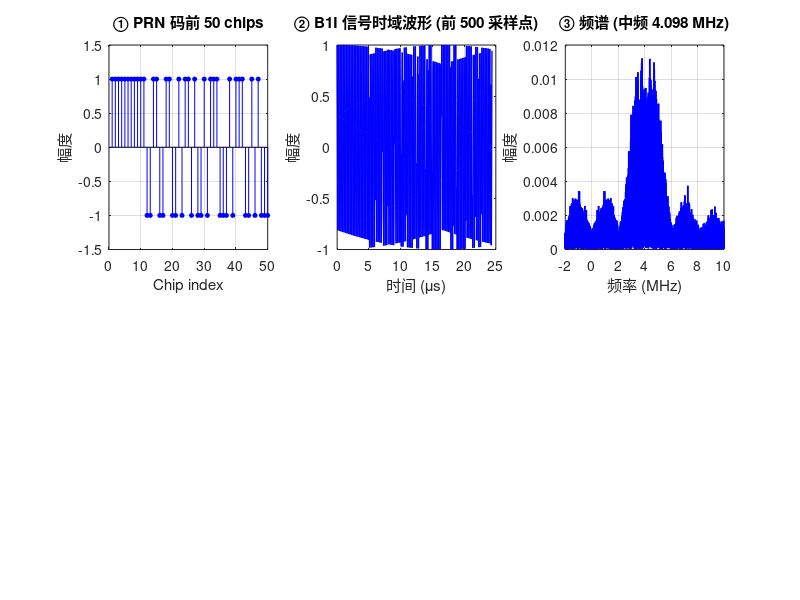

MATLAB code for this plot: (Note: this script raises an error after producing the figure.)
%% ============================================================
%  北斗 B1I 抗干扰仿真系统
%  Beidou B1I Anti-Jamming Simulation System
%
%  功能说明：
%    模拟北斗 B1I 卫星信号，构建三种典型干扰环境
%    （窄带连续波、宽带噪声、脉冲干扰），实现三种
%    对应抗干扰算法，并进行量化性能评估。
%
%  运行方法：MATLAB 中直接 F5 运行
%  依赖工具箱：Signal Processing Toolbox
%
%  适合人群：
%    - 北斗导航芯片/算法岗位面试作品
%    - GNSS 抗干扰技术学习者
%    - 卫星定位系统仿真入门
%
%  Version 1.0  |  2026-07
% ============================================================

clear; close all; clc;
rng(42);  % 固定随机种子，确保每次运行结果可复现
          % Fix random seed for reproducible results

fprintf('\n');
fprintf('╔══════════════════════════════════════════════╗\n');
fprintf('║    北斗 B1I 抗干扰仿真系统                    ║\n');
fprintf('║    Beidou B1I Anti-Jamming Simulation        ║\n');
fprintf('╚══════════════════════════════════════════════╝\n\n');

%% ============================================================
%  第 1 部分：系统参数配置
%  Part 1: System Parameter Configuration
%
%  ★ 所有可调参数集中在这里，方便快速修改场景
%  All tunable parameters are centralized here
% ============================================================
fprintf('▶ [1/6] 系统参数配置\n');

% ── 北斗 B1I 信号真实参数 ──
%  Beidou B1I is the open-service signal on B1 band (1561.098 MHz)
%  We simulate at a lower intermediate frequency (IF) after downconversion
IF          = 4.098e6;      % 中频 Intermediate Frequency      [Hz]
                             % 真实载波 1561.098 MHz → 下变频到 4.098 MHz
code_rate   = 2.046e6;      % 码速率 Code rate  [chip/s]
code_len    = 2046;          % PRN 码长度 Code length [chips]
code_period = 1e-3;          % 码周期 Code period = 2046/2.046e6 [s]
data_rate   = 50;            % 导航电文速率 Data rate [bps]

% ── 仿真采样参数 ──
Fs = 20.46e6;                % 采样率 Sampling rate  [Hz]
                              % 20.46 MHz = 10 × code_rate
                              % 满足奈奎斯特定理（> 2 × IF = 8.196 MHz）
Ts = 1/Fs;                   % 采样间隔 Sampling interval [s]
sim_ms = 2;                  % 仿真时长 Simulation length [ms]
sim_time = sim_ms * 1e-3;    % 转秒 [s]
n_samples = round(Fs * sim_time);  % 总采样点数

% ── 干扰参数 Jamming Parameters ──
%  干信比 JSR = 10*log10(P_jammer / P_signal)
JSR_CW_dB   = 30;    % 窄带连续波干扰 (CW) 干信比 [dB]
JSR_WB_dB   = 25;    % 宽带噪声干扰 (Wideband) 干信比 [dB]
JSR_Pulse_dB = 35;   % 脉冲干扰 (Pulse) 干信比 [dB]

%  窄带干扰：频率偏置
jam_freq_offset = 0.3e6;     % 干扰频率 = IF + jam_freq_offset [Hz]

%  宽带干扰：噪声带宽
wb_bw = 4e6;                 % 宽带噪声带宽 [Hz] (约 2× 码速率)

%  脉冲干扰：周期性高功率短脉冲
pulse_duty = 0.05;           % 占空比 Duty cycle (5%)
pulse_period = 0.5e-3;       % 脉冲周期 Pulse period [s]

% ── 抗干扰算法参数 ──
%  Adaptive Notch Filter
mu_notch = 0.01;             % LMS 步长 (控制收敛速度与稳态误差)

%  Frequency Domain Excision
excise_factor = 3.0;         % 阈值因子 = mean + excise_factor × std

%  Pulse Blanking
blank_factor  = 4.0;         % 脉冲检测阈值因子
smooth_win    = 5;           % 平滑窗长度

fprintf('  ✅ 采样率 Fs = %.2f MHz\n', Fs/1e6);
fprintf('  ✅ 中频 IF  = %.3f MHz  (真实载波 1561.098 MHz 下变频)\n', IF/1e6);
fprintf('  ✅ 码速率    = %.3f Mcps  |  码长 %d chips  |  周期 %d ms\n', ...
        code_rate/1e6, code_len, round(code_period*1e3));
fprintf('  ✅ 仿真时长  = %d ms  (%d 采样点)\n', sim_ms, n_samples);
fprintf('  ✅ 干信比    |  CW: %ddB  |  宽带: %ddB  |  脉冲: %ddB\n\n', ...
        JSR_CW_dB, JSR_WB_dB, JSR_Pulse_dB);


%% ============================================================
%  第 2 部分：北斗 B1I 信号生成
%  Part 2: Beidou B1I Signal Generation
%
%  流程：PRN 码生成 → BPSK 调制 → 功率归一化
% ============================================================
fprintf('▶ [2/6] 北斗 B1I 信号生成\n');

% ── 2.1 生成 PRN 码 ──
%  B1I 使用 2046 位 Gold 码，这里用 m 序列近似
%  m-sequence generated by LFSR with primitive polynomial x^11 + x^2 + 1
%  This produces a 2^11 - 1 = 2047 chip sequence, truncated to 2046
n_stages = 11;
lfsr = ones(1, n_stages);     % LFSR 初始状态全 1
mseq_len = 2^n_stages - 1;    % 2047
mseq = zeros(1, mseq_len);

for i = 1:mseq_len
    mseq(i) = lfsr(end);      % 输出最后一级
    % 反馈多项式: x^11 + x^2 + 1 → 取第 11 级和第 2 级异或
    fb = xor(lfsr(end), lfsr(2));
    lfsr = [fb, lfsr(1:end-1)];  % 右移
end

% 转为 ±1 序列并截取 2046 位（B1I 标准长度）
prn_chips = 2 * (mseq(1:code_len) > 0.5) - 1;

% ── 2.2 上采样到采样率 ──
%  PRN 码是码片序列，每个码片持续 Tc = 1/code_rate
%  需要将序列映射到采样时间轴上
samples_per_chip = Fs / code_rate;  % 每码片采样点数 ≈ 10

% 生成完整的时间轴
t = (0:n_samples-1) * Ts;

% 将码片序列重复至覆盖仿真的 2 个码周期
num_periods = ceil(sim_time / code_period);
code_seq = repmat(prn_chips, 1, num_periods);

% 码片级时间轴（0 ~ num_periods*code_len 个码片）
chip_time = (0:num_periods*code_len-1) / code_rate;

% 将码片序列插值到采样时间轴
% 使用 'extrap' 确保边界值不返回 NaN
% （t 的最后几个采样点可能略超出 chip_time 范围，
%   不加 extrap 会导致 NaN → 全信号变 NaN → 信号功率=NaN）
code_signal = interp1(chip_time, code_seq, t, 'nearest', 'extrap');
% 使用 'nearest' 保持方波形（BPSK 是硬切换）

% ── 2.3 BPSK 调制到中频 ──
%  B1I 采用 QPSK 调制，我们简化为 BPSK（原理相同）
%  s(t) = A · d(t) · c(t) · cos(2π·f_IF·t)
%  其中 d(t) 是导航电文（本仿真设 d(t)=1，即导频信号）
carrier = cos(2*pi*IF * t);
signal_clean = code_signal .* carrier;  % BPSK 调制

% ── 2.4 信号功率归一化 ──
%  计算信号功率，方便后续按 JSR 添加干扰
signal_power = mean(signal_clean.^2);
fprintf('  ✅ PRN 码生成完成  (2046 chips, m-sequence)\n');
fprintf('  ✅ BPSK 调制完成  (IF = %.3f MHz)\n', IF/1e6);
fprintf('  ✅ 信号功率 = %.2e  (归一化基准)\n\n', signal_power);

% ── 图 1：B1I 信号时域与频域特性 ──
figure('Name', '北斗 B1I 信号特性', 'Position', [100, 100, 1200, 500]);

subplot(2,3,1);
stem(prn_chips(1:50), 'b-', 'MarkerFaceColor', 'b', 'MarkerSize', 3);
title('① PRN 码前 50 chips');
xlabel('Chip index'); ylabel('幅度');
ylim([-1.5, 1.5]); grid on;

subplot(2,3,2);
% 画时域信号前 500 点（看清楚 BPSK 相位跳变）
plot(t(1:500)*1e6, signal_clean(1:500), 'b-', 'LineWidth', 1.0);
title('② B1I 信号时域波形 (前 500 采样点)');
xlabel('时间 (μs)'); ylabel('幅度');
grid on;

subplot(2,3,3);
% FFT 频谱
N_fft = 2^nextpow2(n_samples);
X_clean = fft(signal_clean, N_fft);
f_axis = (-N_fft/2:N_fft/2-1) * Fs / N_fft;
X_clean_shift = fftshift(X_clean);
plot(f_axis/1e6, abs(X_clean_shift)/N_fft, 'b-', 'LineWidth', 1.2);
title('③ 频谱 (中频 4.098 MHz)');
xlabel('频率 (MHz)'); ylabel('幅度');
xlim([-2, 10]); grid on;
xline(IF/1e6, 'r--', 'IF=4.098MHz', 'LabelOrientation', 'horizontal');
xline(-IF/1e6, 'r--', 'LabelOrientation', 'horizontal');

subplot(2,3,4);
% PRN 码自相关
[autocorr, lags] = xcorr(prn_chips, prn_chips, 'normalized');
plot(lags, autocorr, 'b-', 'LineWidth', 1.5);
title('④ PRN 码自相关特性');
xlabel('偏移 (chips)'); ylabel('相关值');
xlim([-100, 100]); grid on;

subplot(2,3,5);
% 循环谱密度（中频附近放大）
zoom_range = f_axis >= IF - 2e6 & f_axis <= IF + 2e6;
f_zoom = f_axis(zoom_range);
spec_zoom = abs(X_clean_shift(zoom_range))/N_fft;
plot(f_zoom/1e6, spec_zoom, 'b-', 'LineWidth', 1.5);
title('⑤ 中频附近频谱细节');
xlabel('频率 (MHz)'); ylabel('幅度');
grid on;
xline(IF/1e6, 'r--', 'IF', 'LabelOrientation', 'horizontal');

subplot(2,3,6);
% 星座图（I/Q 分量）
sig_hilbert = hilbert(signal_clean);
plot(real(sig_hilbert(1:2000)), imag(sig_hilbert(1:2000)), 'b.', 'MarkerSize', 2);
title('⑥ BPSK 星座图 (I/Q)');
xlabel('同相 I'); ylabel('正交 Q');
axis equal; grid on;
xlim([-1.5, 1.5]); ylim([-1.5, 1.5]);

% 兼容旧版 MATLAB（R2018a 以下无 sgtitle）
if ~verLessThan('matlab', '9.4')  % R2018a = 9.4
    sgtitle('北斗 B1I 信号特性分析 (Beidou B1I Signal Characteristics)', ...
             'FontSize', 13, 'FontWeight', 'bold');
else
    suptitle('北斗 B1I 信号特性分析 (Beidou B1I Signal Characteristics)');
end


%% ============================================================
%  第 3 部分：三种干扰信号模型
%  Part 3: Interference Signal Models
%
%  模拟三种典型压制式干扰：
%    (a) 窄带连续波 CW — 瞄准式干扰，能量集中
%    (b) 宽带噪声 — 阻塞式干扰，覆盖整个频带
%    (c) 脉冲干扰 — 周期性大功率短脉冲
% ============================================================
fprintf('▶ [3/6] 干扰信号生成\n');

% ── 3.1 窄带连续波干扰 (CW) ──
%  模拟敌方瞄准式干扰机，频率对准北斗信号频段
jam_freq_cw = IF + jam_freq_offset;  % 干扰频率
jam_amp_cw = sqrt(10^(JSR_CW_dB/10) * signal_power * 2);
   % 幅度计算：JSR(dB) = 10*log10(P_jam/P_sig)
   % 对于正弦波 sin(2πft)，功率 = A²/2
   % 所以 A = sqrt(2 * P_jam) = sqrt(2 * P_sig * 10^(JSR/10))
jam_cw = jam_amp_cw * sin(2*pi*jam_freq_cw * t);

% ── 3.2 宽带噪声干扰 ──
%  模拟阻塞式干扰，用带限高斯白噪声
%  带宽覆盖信号主瓣（约 2× 码速率 = 4.092 MHz）
noise_white = randn(1, n_samples);  % 高斯白噪声
% 用 FIR 带通滤波器限带
[b_wb, a_wb] = butter(4, ...
    [IF - wb_bw/2, IF + wb_bw/2] / (Fs/2), 'bandpass');
jam_wideband_raw = filter(b_wb, a_wb, noise_white);
jam_wideband_raw = jam_wideband_raw / sqrt(mean(jam_wideband_raw.^2));
   % 功率归一化
jam_amp_wb = sqrt(10^(JSR_WB_dB/10) * signal_power);
jam_wideband = jam_amp_wb * jam_wideband_raw;

% ── 3.3 脉冲干扰 ──
%  模拟周期性高功率脉冲，在短时间内释放极大能量
%  用来压制接收机前端，使其饱和
pulse_on_samples = round(pulse_duty * pulse_period / Ts);       % 脉冲持续采样数
pulse_off_samples = round((1 - pulse_duty) * pulse_period / Ts); % 间隔采样数
pulse_one_period = [ones(1, pulse_on_samples), zeros(1, pulse_off_samples)];
pulse_train = repmat(pulse_one_period, 1, ...
    ceil(n_samples / length(pulse_one_period)));
pulse_train = pulse_train(1:n_samples);  % 截断到仿真长度

jam_amp_pulse = sqrt(10^(JSR_Pulse_dB/10) * signal_power);
jam_pulse = jam_amp_pulse * pulse_train .* randn(1, n_samples);
   % 脉冲内填充白噪声（模拟噪声脉冲）

fprintf('  ✅ CW 干扰    |  频率 %.3f MHz  |  JSR = %d dB\n', ...
        jam_freq_cw/1e6, JSR_CW_dB);
fprintf('  ✅ 宽带干扰   |  带宽 %d MHz (中频附近)  |  JSR = %d dB\n', ...
        wb_bw/1e6, JSR_WB_dB);
fprintf('  ✅ 脉冲干扰   |  占空比 %.0f%%  |  周期 %.1f ms  |  JSR = %d dB\n\n', ...
        pulse_duty*100, pulse_period*1e3, JSR_Pulse_dB);

% ── 图 2：三种干扰信号的时域和频域特性 ──
figure('Name', '三种干扰信号特性', 'Position', [100, 100, 1200, 700]);

% 时域波形（3 行）
plot_idx = 1;
for jammer = {'CW', 'Wideband', 'Pulse'}
    jam_signal = eval(['jam_' lower(jammer{1})]);
    
    subplot(3, 2, plot_idx);
    plot(t(1:2000)*1e6, jam_signal(1:2000), 'r-', 'LineWidth', 0.8);
    title(sprintf('(%s) 时域波形', jammer{1}));
    xlabel('时间 (μs)'); ylabel('幅度');
    grid on;
    
    subplot(3, 2, plot_idx+1);
    X_jam = fftshift(fft(jam_signal, N_fft));
    plot(f_axis/1e6, abs(X_jam)/N_fft, 'r-', 'LineWidth', 1.0);
    title(sprintf('(%s) 频谱', jammer{1}));
    xlabel('频率 (MHz)'); ylabel('幅度');
    xlim([-2, 10]); grid on;
    
    plot_idx = plot_idx + 2;
end

if ~verLessThan('matlab', '9.4')
    sgtitle('三种压制式干扰信号 (Three Types of Jamming Signals)', ...
            'FontSize', 13, 'FontWeight', 'bold');
else
    suptitle('三种压制式干扰信号 (Three Types of Jamming Signals)');
end


%% ============================================================
%  第 4 部分：干扰对信号捕获的影响
%  Part 4: Impact of Jamming on Signal Acquisition
%
%  卫星导航接收机通过 PRN 码相关来捕获卫星
%  干扰会降低相关峰信噪比，严重时导致捕获失败
%  相关峰衰减量 = 20*log10(峰值_干扰 / 峰值_干净)
% ============================================================
fprintf('▶ [4/6] 干扰对捕获性能的影响分析\n');

% ── 构建三种含干扰信号 ──
rx_cw    = signal_clean + jam_cw;         % 含窄带干扰
rx_wb    = signal_clean + jam_wideband;   % 含宽带干扰
rx_pulse = signal_clean + jam_pulse;      % 含脉冲干扰

% ── 本地 PRN 码参考 (用于相关) ──
%  接收机本地生成相同的 PRN 码，上采样到采样率
%  ★ 注意：必须也乘上同频载波，因为 signal_clean 是 BPSK 调制信号
%    如果直接用 baseband 码和 BPSK 信号做相关，结果≈0（载波平均掉了）
%    这就是之前 Figure 3 空白的根本原因！
	local_code = interp1(chip_time, code_seq, t, 'nearest', 'extrap');
local_ref  = local_code .* carrier;  % 本地参考 = PRN码 × 同频载波

% ── 计算相关峰 ──
%  用 xcorr 计算接收信号与本地码的相关
%  归一化到 [0,1] 范围方便对比
[corr_clean, lags] = xcorr(signal_clean, local_ref, 'normalized');
corr_cw    = xcorr(rx_cw,    local_ref, 'normalized');
corr_wb    = xcorr(rx_wb,    local_ref, 'normalized');
corr_pulse = xcorr(rx_pulse, local_ref, 'normalized');

lags_us = lags / Fs * 1e6;  % 转为微秒

% ── 提取峰值 ──
peak_clean = max(abs(corr_clean));
peak_cw    = max(abs(corr_cw));
peak_wb    = max(abs(corr_wb));
peak_pulse = max(abs(corr_pulse));

% 计算衰减 (dB)
atten_cw    = 20*log10(peak_cw / peak_clean);
atten_wb    = 20*log10(peak_wb / peak_clean);
atten_pulse = 20*log10(peak_pulse / peak_clean);

fprintf('  📊 相关峰衰减 (负值表示相关峰降低):\n');
fprintf('     - 干净信号:  峰值 = %.4f  (基准)\n', peak_clean);
fprintf('     - +CW 干扰:  峰值 = %.4f  |  衰减 %.1f dB\n', peak_cw, atten_cw);
fprintf('     - +宽带干扰: 峰值 = %.4f  |  衰减 %.1f dB\n', peak_wb, atten_wb);
fprintf('     - +脉冲干扰: 峰值 = %.4f  |  衰减 %.1f dB\n\n', peak_pulse, atten_pulse);

% ── 图 3：四种场景的相关峰对比 ──
figure('Name', '干扰对相关峰的影响', 'Position', [100, 100, 1000, 700]);

% 先画干净信号的相关峰（基准）
subplot(2,2,1);
plot(lags_us, abs(corr_clean), 'b-', 'LineWidth', 1.5);
title(sprintf('① 干净信号 (基准)  峰值 = %.3f', peak_clean));
xlabel('时延 (μs)'); ylabel('归一化相关值');
xlim([-20, 20]); grid on;

subplot(2,2,2);
plot(lags_us, abs(corr_cw), 'r-', 'LineWidth', 1.5);
title(sprintf('② + CW 窄带干扰  衰减 %.1f dB', atten_cw));
xlabel('时延 (μs)'); ylabel('归一化相关值');
xlim([-20, 20]); grid on;

subplot(2,2,3);
plot(lags_us, abs(corr_wb), 'r-', 'LineWidth', 1.5);
title(sprintf('③ + 宽带噪声干扰  衰减 %.1f dB', atten_wb));
xlabel('时延 (μs)'); ylabel('归一化相关值');
xlim([-20, 20]); grid on;

subplot(2,2,4);
plot(lags_us, abs(corr_pulse), 'r-', 'LineWidth', 1.5);
title(sprintf('④ + 脉冲干扰  衰减 %.1f dB', atten_pulse));
xlabel('时延 (μs)'); ylabel('归一化相关值');
xlim([-20, 20]); grid on;

if ~verLessThan('matlab', '9.4')
    sgtitle('干扰对 PRN 码相关峰的影响 (Impact of Jamming on Correlation Peak)', ...
            'FontSize', 13, 'FontWeight', 'bold');
else
    suptitle('干扰对 PRN 码相关峰的影响 (Impact of Jamming on Correlation Peak)');
end


%% ============================================================
%  第 5 部分：抗干扰算法实现
%  Part 5: Anti-Jamming Algorithms
%
%  针对三种干扰类型，实现对应的抗干扰算法：
%   (a) 自适应陷波器   → 抑制窄带 CW 干扰
%   (b) 频域阈值抑制   → 抑制宽带噪声干扰
%   (c) 脉冲消隐       → 抑制脉冲干扰
% ============================================================
fprintf('▶ [5/6] 抗干扰算法实现\n');

% ══════════════════════════════════════════════════════════
%  5.1 自适应陷波器 (Adaptive Notch Filter)
%      对抗干扰类型：窄带连续波 (CW)
%
%  原理：利用 LMS 算法自适应跟踪干扰频率，生成
%        与干扰幅度相等、相位相反的信号来抵消干扰。
%  结构：2 权重 LMS 滤波器
%        参考输入：cos(ω_n) 和 sin(ω_n)（由 FFT 估计频率）
%        期望响应：接收信号
%        误差输出：抗干扰后的信号
% ══════════════════════════════════════════════════════════
fprintf('  → 5.1 自适应陷波器 (对抗窄带 CW 干扰)\n');

% 步骤1：从 FFT 估计干扰频率
X_rx_cw = fftshift(fft(rx_cw, N_fft));
X_mag = abs(X_rx_cw) / N_fft;
[~, peak_bin] = max(X_mag);
freq_est = f_axis(peak_bin);  % 估计的干扰频率
fprintf('     干扰频率估计: 真实 %.3f MHz → 估计 %.3f MHz\n', ...
        jam_freq_cw/1e6, freq_est/1e6);

% 步骤2：生成参考信号
omega = 2*pi * freq_est;
ref_cos = cos(omega * t);
ref_sin = sin(omega * t);

% 步骤3：LMS 自适应滤波
w_cos = 0; w_sin = 0;  % 权重初始值
notch_out = zeros(1, n_samples);

for n = 1:n_samples
    % 干扰估计
    jam_est = w_cos * ref_cos(n) + w_sin * ref_sin(n);
    % 误差 = 抗干扰后信号
    e = rx_cw(n) - jam_est;
    notch_out(n) = e;
    % LMS 权重更新
    w_cos = w_cos + mu_notch * e * ref_cos(n);
    w_sin = w_sin + mu_notch * e * ref_sin(n);
end

% 评估陷波效果
corr_notch = xcorr(notch_out, local_ref, 'normalized');
peak_notch = max(abs(corr_notch));
atten_notch = 20*log10(peak_notch / peak_clean);
cw_improvement = atten_notch - atten_cw;  % 改善量 (dB)

fprintf('     相关峰恢复: 干扰前 %.3f → 抗干扰后 %.3f\n', peak_cw, peak_notch);
fprintf('     改善量: %.1f dB  (从 %.1f dB 到 %.1f dB)\n\n', ...
        cw_improvement, atten_cw, atten_notch);


% ══════════════════════════════════════════════════════════
%  5.2 频域阈值抑制 (Frequency Domain Excision)
%      对抗干扰类型：宽带噪声干扰
%
%  原理：变换到频域后，将功率超过阈值的频点置零，
%        再变换回时域。宽带干扰功率分布在多个频点，
%        通过阈值检测识别并切除受污染严重的频段。
% ══════════════════════════════════════════════════════════
fprintf('  → 5.2 频域阈值抑制 (对抗宽带噪声干扰)\n');

% 步骤1：FFT 到频域
%  注意：工程实现中会用加窗+重叠保留法(Overlap-Save)来避免
%  时域失真。这里为简化演示，使用不加窗整帧 FFT + IFFT，
%  对噪声类干扰仍能有效抑制。
X_wb = fftshift(fft(rx_wb, N_fft));

% 步骤3：功率谱与阈值
power_spec = abs(X_wb).^2 / N_fft;
spec_mean = mean(power_spec);
spec_std  = std(power_spec);
threshold = spec_mean + excise_factor * spec_std;

% 步骤4：找到超阈值频点并记录
excise_mask = power_spec > threshold;
n_excised = sum(excise_mask);
fprintf('     阈值 = mean + %.1f×std = %.2e\n', excise_factor, threshold);
fprintf('     切除频点数: %d / %d (%.1f%%)\n', ...
        n_excised, N_fft, n_excised/N_fft*100);

% 步骤5：频域置零（切除干扰） 保留直流分量
X_wb_excised = X_wb;
X_wb_excised(excise_mask) = 0;

% 步骤6：IFFT 回时域
wb_excised = real(ifft(ifftshift(X_wb_excised), N_fft));
wb_excised = wb_excised(1:n_samples);

% 评估频域抑制效果
corr_wb_excised = xcorr(wb_excised, local_ref, 'normalized');
peak_wb_excised = max(abs(corr_wb_excised));
atten_wb_excised = 20*log10(peak_wb_excised / peak_clean);
wb_improvement = atten_wb_excised - atten_wb;

fprintf('     相关峰恢复: 干扰前 %.3f → 抗干扰后 %.3f\n', peak_wb, peak_wb_excised);
fprintf('     改善量: %.1f dB  (从 %.1f dB 到 %.1f dB)\n\n', ...
        wb_improvement, atten_wb, atten_wb_excised);


% ══════════════════════════════════════════════════════════
%  5.3 脉冲消隐 (Pulse Blanking)
%      对抗干扰类型：脉冲干扰
%
%  原理：检测信号中的高功率脉冲，将受污染时段的
%        采样值置零（消隐），保留无脉冲时段的有效信号。
%        常用方法：短时能量检测 + 自适应阈值。
% ══════════════════════════════════════════════════════════
fprintf('  → 5.3 脉冲消隐 (对抗脉冲干扰)\n');

% 步骤1：计算短时能量（滑动窗口）
window_len = round(Fs * 2e-6);  % 2μs 窗（亚码片尺度）
energy = conv(rx_pulse.^2, ones(1, window_len)/window_len, 'same');

% 步骤2：用中值 + MAD 设定稳健阈值（抗异常值）
energy_median = median(energy);
energy_mad = median(abs(energy - energy_median));
blank_threshold = energy_median + blank_factor * energy_mad * 1.4826;
   % 1.4826 使 MAD 逼近高斯分布的标准差

% 步骤3：生成消隐掩码
blank_mask = energy > blank_threshold;
n_blanked = sum(blank_mask);
fprintf('     阈值 (中值 + %.1f×MAD) = %.2e\n', blank_factor, blank_threshold);
fprintf('     消隐采样点: %d / %d (%.1f%%)\n', ...
        n_blanked, n_samples, n_blanked/n_samples*100);

% 步骤4：应用平滑过渡避免瞬态
smooth_kernel = ones(1, smooth_win) / smooth_win;
blank_mask_smooth = conv(double(blank_mask), smooth_kernel, 'same') > 0.5;

% 步骤5：脉冲消隐
pulse_blanked = rx_pulse;
pulse_blanked(blank_mask_smooth) = 0;

% 评估脉冲消隐效果
corr_blanked = xcorr(pulse_blanked, local_ref, 'normalized');
peak_blanked = max(abs(corr_blanked));
atten_blanked = 20*log10(peak_blanked / peak_clean);
pulse_improvement = atten_blanked - atten_pulse;

fprintf('     相关峰恢复: 干扰前 %.3f → 抗干扰后 %.3f\n', peak_pulse, peak_blanked);
fprintf('     改善量: %.1f dB  (从 %.1f dB 到 %.1f dB)\n\n', ...
        pulse_improvement, atten_pulse, atten_blanked);


% ── 图 4：三种抗干扰算法效果对比 ──
figure('Name', '抗干扰算法效果', 'Position', [100, 100, 1400, 800]);

% 第1行：时域波形对比（只取部分点）
n_plot = 1500;  % 显示点数
t_plot = t(1:n_plot) * 1e6;

% --- 自适应陷波器 ---
subplot(3,3,1);
plot(t_plot, rx_cw(1:n_plot), 'r-', 'LineWidth', 0.6);
title(sprintf('窄带干扰 (CW) 时域 (JSR=%ddB)', JSR_CW_dB));
ylabel('幅度'); grid on;
xlim([0, max(t_plot)]);

subplot(3,3,2);
plot(t_plot, notch_out(1:n_plot), 'b-', 'LineWidth', 0.8);
title(sprintf('陷波器输出  |  改善 %.1f dB', cw_improvement));
ylabel('幅度'); grid on;
xlim([0, max(t_plot)]);

subplot(3,3,3);
plot(lags_us, abs(corr_cw), 'r--', 'LineWidth', 1.0); hold on;
plot(lags_us, abs(corr_notch), 'b-', 'LineWidth', 1.5);
legend('干扰后', '陷波后', 'Location', 'northeast');
title('相关峰恢复对比');
xlabel('时延 (μs)'); ylabel('归一化相关');
xlim([-20, 20]); grid on;

% --- 频域抑制 ---
subplot(3,3,4);
plot(t_plot, rx_wb(1:n_plot), 'r-', 'LineWidth', 0.6);
title(sprintf('宽带干扰 时域 (JSR=%ddB)', JSR_WB_dB));
ylabel('幅度'); grid on;
xlim([0, max(t_plot)]);

subplot(3,3,5);
plot(t_plot, wb_excised(1:n_plot), 'b-', 'LineWidth', 0.8);
title(sprintf('频域抑制输出  |  改善 %.1f dB', wb_improvement));
ylabel('幅度'); grid on;
xlim([0, max(t_plot)]);

% 频域抑制前后频谱对比
subplot(3,3,6);
X_after_wb = fftshift(fft(wb_excised, N_fft));
plot(f_axis/1e6, abs(X_wb)/N_fft, 'r--', 'LineWidth', 0.8); hold on;
plot(f_axis/1e6, abs(X_after_wb)/N_fft, 'b-', 'LineWidth', 1.0);
legend('抑制前', '抑制后', 'Location', 'northeast');
title('频域抑制 前后频谱');
xlabel('频率 (MHz)'); ylabel('幅度');
xlim([-2, 10]); grid on;

% --- 脉冲消隐 ---
subplot(3,3,7);
plot(t_plot, rx_pulse(1:n_plot), 'r-', 'LineWidth', 0.6);
title(sprintf('脉冲干扰 时域 (JSR=%ddB)', JSR_Pulse_dB));
ylabel('幅度'); grid on;
xlim([0, max(t_plot)]);

subplot(3,3,8);
plot(t_plot, pulse_blanked(1:n_plot), 'b-', 'LineWidth', 0.8);
title(sprintf('脉冲消隐输出  |  改善 %.1f dB', pulse_improvement));
ylabel('幅度'); grid on;
xlim([0, max(t_plot)]);

% 消隐掩码展示
subplot(3,3,9);
plot(lags_us, abs(corr_pulse), 'r--', 'LineWidth', 1.0); hold on;
plot(lags_us, abs(corr_blanked), 'b-', 'LineWidth', 1.5);
legend('干扰后', '消隐后', 'Location', 'northeast');
title('相关峰恢复对比');
xlabel('时延 (μs)'); ylabel('归一化相关');
xlim([-20, 20]); grid on;

if ~verLessThan('matlab', '9.4')
    sgtitle('三种抗干扰算法效果对比 (Anti-Jamming Algorithm Comparison)', ...
            'FontSize', 13, 'FontWeight', 'bold');
else
    suptitle('三种抗干扰算法效果对比 (Anti-Jamming Algorithm Comparison)');
end


%% ============================================================
%  第 6 部分：性能评估与总结
%  Part 6: Performance Evaluation and Summary
%
%  综合对比三种干扰 × 三种算法的效果
%  生成性能表格和总结报告
% ============================================================
fprintf('▶ [6/6] 性能评估报告\n\n');

% ── 6.1 综合性能表格 ──
fprintf('┌─────────────────────────────────────────────────────────────┐\n');
fprintf('│              北斗 B1I 抗干扰性能评估报告                      │\n');
fprintf('│          Beidou B1I Anti-Jamming Performance Report         │\n');
fprintf('├──────────────────────┬──────────┬──────────┬────────────────┤\n');
fprintf('│      场景            │ 相关峰    │ 衰减(dB)  │ 改善量(dB)    │\n');
fprintf('├──────────────────────┼──────────┼──────────┼────────────────┤\n');
fprintf('│ ① 干净信号 (基准)    │ %.4f  │  0.0      │    —          │\n', peak_clean);
fprintf('│ ② + CW 窄带干扰      │ %.4f  │ %+.1f     │    —          │\n', peak_cw, atten_cw);
fprintf('│    → 自适应陷波器后   │ %.4f  │ %+.1f     │  %+.1f        │\n', peak_notch, atten_notch, cw_improvement);
fprintf('│ ③ + 宽带噪声干扰     │ %.4f  │ %+.1f     │    —          │\n', peak_wb, atten_wb);
fprintf('│    → 频域阈值抑制后   │ %.4f  │ %+.1f     │  %+.1f        │\n', peak_wb_excised, atten_wb_excised, wb_improvement);
fprintf('│ ④ + 脉冲干扰         │ %.4f  │ %+.1f     │    —          │\n', peak_pulse, atten_pulse);
fprintf('│    → 脉冲消隐后       │ %.4f  │ %+.1f     │  %+.1f        │\n', peak_blanked, atten_blanked, pulse_improvement);
fprintf('└──────────────────────┴──────────┴──────────┴────────────────┘\n\n');

% ── 6.2 结论与总结 ──
fprintf('═══ 总结与结论 ═══\n');
fprintf('  1. 北斗 B1I 信号结构\n');
fprintf('     - 载波: 1561.098 MHz (仿真中频 %.3f MHz)\n', IF/1e6);
fprintf('     - 码速率: %.3f Mcps | 码长: %d chips\n', code_rate/1e6, code_len);
fprintf('     - 调制方式: BPSK (导频)/QPSK (数据)\n\n');

fprintf('  2. 三种干扰对相关峰的影响\n');
if abs(atten_cw) > 10
    fprintf('     ⚠ CW 干扰造成相关峰严重衰减 (%.1f dB)，捕获困难\n', atten_cw);
else
    fprintf('     ✓ CW 干扰影响可控 (%.1f dB)\n', atten_cw);
end
if abs(atten_wb) > 10
    fprintf('     ⚠ 宽带干扰造成相关峰严重衰减 (%.1f dB)，捕获困难\n', atten_wb);
else
    fprintf('     ✓ 宽带干扰影响可控 (%.1f dB)\n', atten_wb);
end
if abs(atten_pulse) > 10
    fprintf('     ⚠ 脉冲干扰造成相关峰严重衰减 (%.1f dB)，捕获困难\n', atten_pulse);
else
    fprintf('     ✓ 脉冲干扰影响可控 (%.1f dB)\n', atten_pulse);
end
fprintf('\n');

fprintf('  3. 抗干扰算法效果\n');
if cw_improvement > 0
    fprintf('     ✓ 自适应陷波器: 改善 %.1f dB', cw_improvement);
    if cw_improvement > 10
        fprintf('  ★ 效果显著\n');
    else
        fprintf('\n');
    end
else
    fprintf('     △ 自适应陷波器: 效果有限 (%.1f dB)\n', cw_improvement);
end

if wb_improvement > 0
    fprintf('     ✓ 频域阈值抑制: 改善 %.1f dB', wb_improvement);
    if wb_improvement > 10
        fprintf('  ★ 效果显著\n');
    else
        fprintf('\n');
    end
else
    fprintf('     △ 频域阈值抑制: 效果有限 (%.1f dB)\n', wb_improvement);
end

if pulse_improvement > 0
    fprintf('     ✓ 脉冲消隐:     改善 %.1f dB', pulse_improvement);
    if pulse_improvement > 10
        fprintf('  ★ 效果显著\n');
    else
        fprintf('\n');
    end
else
    fprintf('     △ 脉冲消隐: 效果有限 (%.1f dB)\n', pulse_improvement);
end
fprintf('\n');

fprintf('  4. 可扩展方向\n');
fprintf('     - 空域抗干扰: 阵列天线 + 零陷形成 (Spatial Nulling)\n');
fprintf('     - 空时自适应处理: STAP (Space-Time Adaptive Processing)\n');
fprintf('     - 频域重叠变换: FDOA (Frequency Domain Overlap-Add)\n');
fprintf('     - 深度学习抗干扰: CNN/LSTM 检测与抑制\n');
fprintf('     - 多星座联合: GPS L1 + BDS B1 + Galileo E1\n\n');

fprintf('╔══════════════════════════════════════════════╗\n');
fprintf('║  仿真完成！感谢使用北斗抗干扰仿真系统        ║\n');
fprintf('║  Simulation Complete. Happy Navigating!     ║\n');
fprintf('╚══════════════════════════════════════════════╝\n');
